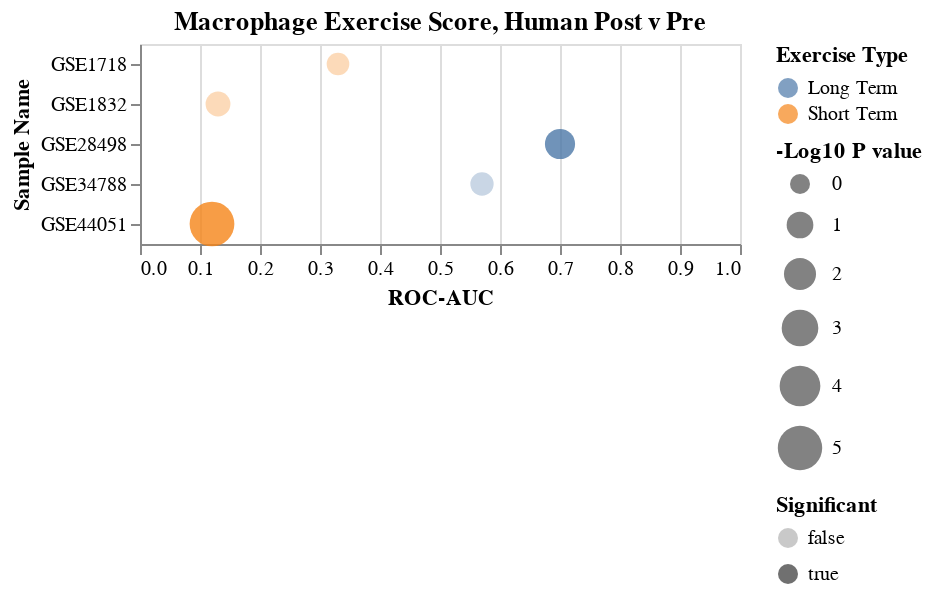

Notebook source saved alongside this figure:
### Code cell
humanDf=['GSE1718','GSE1832','GSE28498','GSE34788','GSE44051']
saveName='MacrophageExerciseDotPlot_Human_log10Pval.svg'
title='Macrophage Exercise Score, Human Post v Pre'
save=True
dfIn=df.loc[humanDf]

chart=makeDotPlot(dfIn,saveName=saveName,title=title,rev=False,save=save)
chart

### Figure 1 — Vega-Lite specification as saved in the notebook (floating-point values rounded to 4 significant figures)
{"config": {"view": {"continuousWidth": 300, "continuousHeight": 300}}, "data": {"name": "data-33f3d92a810b59130e9770045fe192d6"}, "mark": {"type": "circle"}, "encoding": {"color": {"field": "Exercise Type", "type": "nominal"}, "opacity": {"field": "Significant", "type": "nominal"}, "size": {"field": "-Log10 P value", "scale": {"range": [100, 500], "reverse": false}, "type": "quantitative"}, "x": {"field": "ROC-AUC", "scale": {"domain": [0, 1]}, "type": "quantitative"}, "y": {"field": "Sample Name", "type": "nominal"}}, "title": "Macrophage Exercise Score, Human Post v Pre", "$schema": "https://vega.github.io/schema/vega-lite/v5.8.0.json", "datasets": {"data-33f3d92a810b59130e9770045fe192d6": [{"Sample Name": "GSE1718", "Num Samples": 6, "ROC-AUC": 0.33, "Pval": 0.435, "Exercise Type": "Short Term", "-Log10 P value": 0.3615, "Significant": false}, {"Sample Name": "GSE1832", "Num Samples": 8, "ROC-AUC": 0.13, "Pval": 0.203, "Exercise Type": "Short Term", "-Log10 P value": 0.6925, "Significant": false}, {"Sample Name": "GSE28498", "Num Samples": 38, "ROC-AUC": 0.7, "Pval": 0.0242, "Exercise Type": "Long Term", "-Log10 P value": 1.616, "Significant": true}, {"Sample Name": "GSE34788", "Num Samples": 60, "ROC-AUC": 0.57, "Pval": 0.351, "Exercise Type": "Long Term", "-Log10 P value": 0.4547, "Significant": false}, {"Sample Name": "GSE44051", "Num Samples": 48, "ROC-AUC": 0.12, "Pval": 8.17e-06, "Exercise Type": "Short Term", "-Log10 P value": 5.088, "Significant": true}]}}
